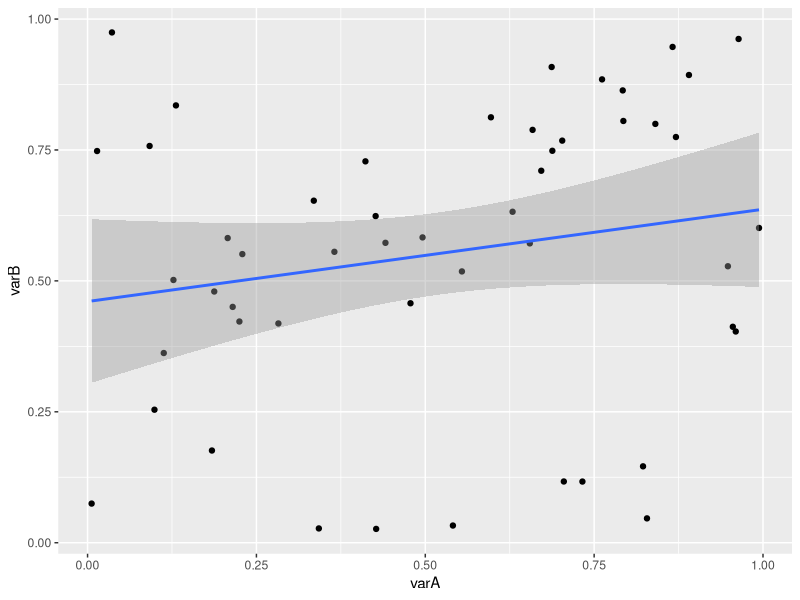
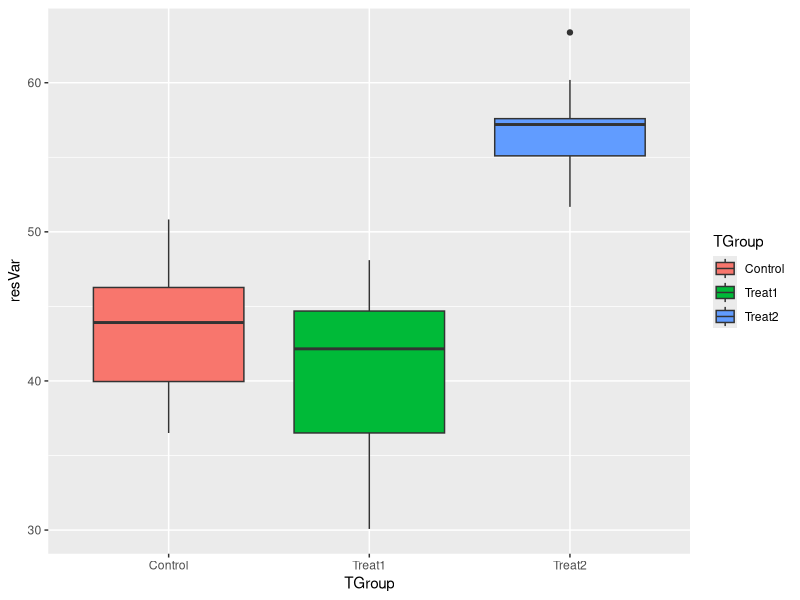
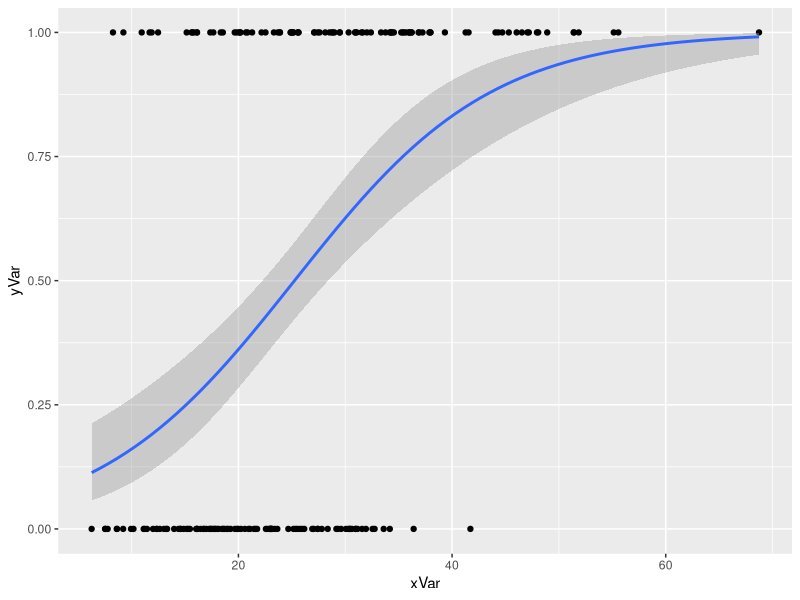
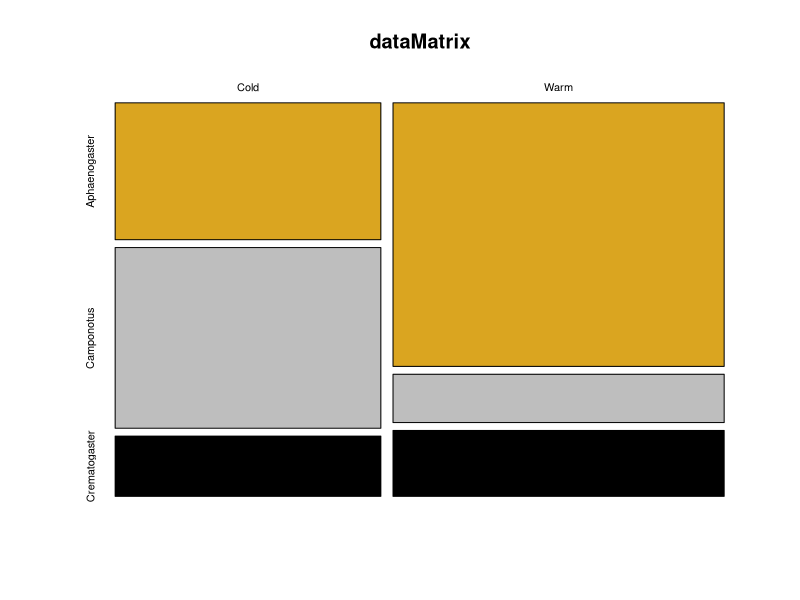
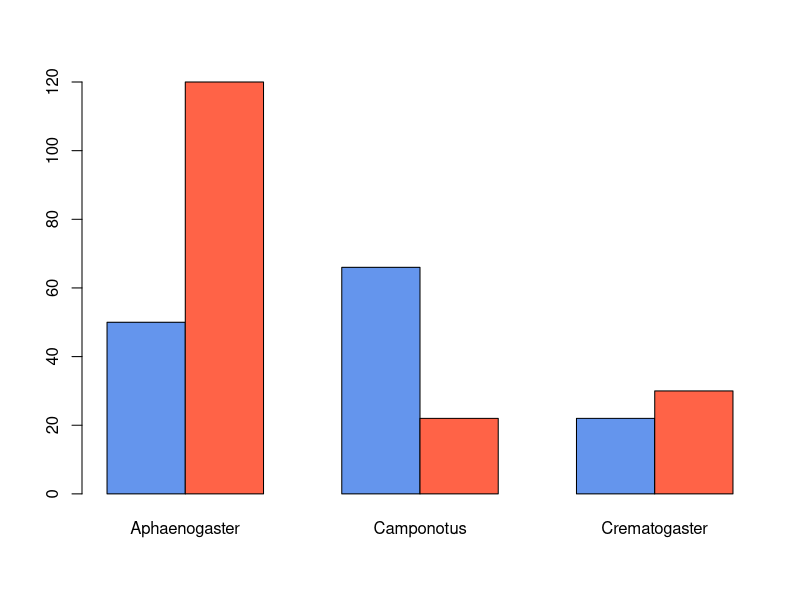
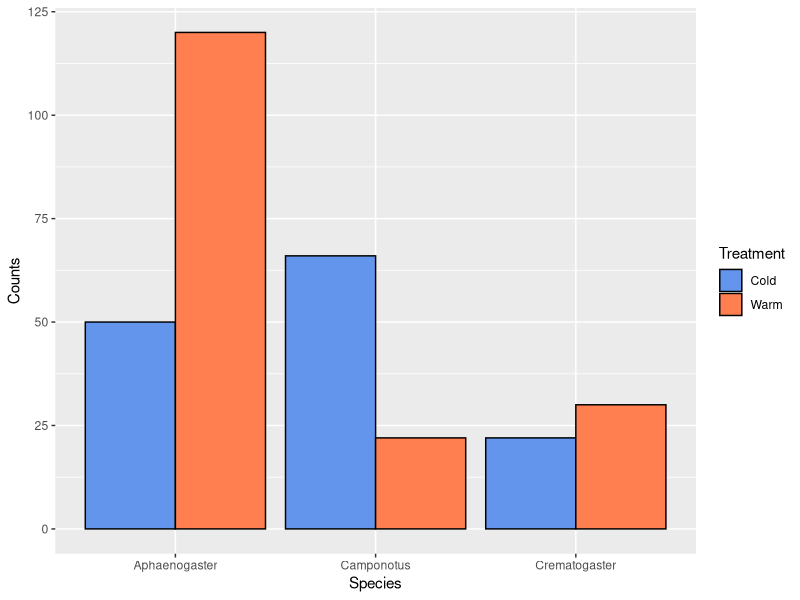

Write the R code that produced these figures, in order.
## ---- chunk 1
knitr::opts_chunk$set(echo = TRUE,eval=FALSE)
## ---- chunk 2
library(tidyverse)

## ---- chunk 3
n = 50  # number of observations (rows)


varA <- runif(n) # random uniform values (independent)
varB <- runif(n) # a second random column (dependent)
varC <- 5.5 + varA*10 # a noisy linear relationship with varA
ID <- seq_len(n) # creates a sequence from 1:n (if n > 0!)
regData <- data.frame(ID,varA,varB,varC)
head(regData)
str(regData)
## ---- chunk 4
# model
regModel <- lm(varB~varA,data=regData)

# model output
regModel # printed output is sparse
str(regModel) # complicated, but has "coefficients"
head(regModel$residuals) # contains residuals

# 'summary' of model has elements
summary(regModel) # 
summary(regModel)$coefficients
str(summary(regModel))

# best to examine entire matrix of coefficients:
summary(regModel)$coefficients[] #shows all

# can pull results from this, but a little wordy
summary(regModel)$coefficients[1,4]   #p value for intercept
summary(regModel)$coefficients["(Intercept)","Pr(>|t|)"] # uggh


# alternatively unfurl this into a 1D atomic vector with names
z <- unlist(summary(regModel))
str(z)
z
z$coefficients7

# grab what we need and put into a tidy  list

regSum <- list(intercept=z$coefficients1,
               slope=z$coefficients2,
               interceptP=z$coefficients7,
               slopeP=z$coefficients8,
               r2=z$r.squared)

# much easier to query and use
print(regSum)
regSum$r2
regSum[[5]]

## ---- chunk 5
regPlot <- ggplot(data=regData,aes(x=varA,y=varB)) +
           geom_point() +
           stat_smooth(method=lm,se=0.99) # default se=0.95 
print(regPlot)
# ggsave(filename="Plot1.pdf",plot=regPlot,device="pdf")
## ---- chunk 6
nGroup <- 3 # number of treatment groups
nName <- c("Control","Treat1", "Treat2") # names of groups
nSize <- c(12,17,9) # number of observations in each group
nMean <- c(40,41,60) # mean of each group
nSD <- c(5,5,5) # standardd deviation of each group

ID <- 1:(sum(nSize)) # id vector for each row
resVar <- c(rnorm(n=nSize[1],mean=nMean[1],sd=nSD[1]),
            rnorm(n=nSize[2],mean=nMean[2],sd=nSD[2]),
            rnorm(n=nSize[3],mean=nMean[3],sd=nSD[3]))
TGroup <- rep(nName,nSize)
ANOdata <- data.frame(ID,TGroup,resVar)
str(ANOdata)
## ---- chunk 7
ANOmodel <- aov(resVar~TGroup,data=ANOdata)
print(ANOmodel)
print(summary(ANOmodel))
z <- summary(ANOmodel)
str(z)
aggregate(resVar~TGroup,data=ANOdata,FUN=mean)
unlist(z)
unlist(z)[7]
ANOsum <- list(Fval=unlist(z)[7],probF=unlist(z)[9])
ANOsum


## ---- chunk 8
ANOPlot <- ggplot(data=ANOdata,aes(x=TGroup,y=resVar,fill=TGroup)) +
           geom_boxplot()
print(ANOPlot)
# ggsave(filename="Plot2.pdf",plot=ANOPlot,device="pdf")
## ---- chunk 9

xVar <- sort(rgamma(n=200,shape=5,scale=5))
yVar <- sample(rep(c(1,0),each=100),prob=seq_len(200))
lRegData <- data.frame(xVar,yVar)

## ---- chunk 10
lRegModel <- glm(yVar ~ xVar,
                 data=lRegData,
                 family=binomial(link=logit))
summary(lRegModel)
summary(lRegModel)$coefficients

## ---- chunk 11
lRegPlot <- ggplot(data=lRegData, aes(x=xVar,y=yVar)) +
            geom_point() +
            stat_smooth(method=glm, method.args=list(family=binomial))
print(lRegPlot)
   
## ---- chunk 12
# integer counts of different data groups
vec1 <- c(50,66,22)
vec2 <- c(120,22,30)
dataMatrix <- rbind(vec1,vec2)
rownames(dataMatrix) <- c("Cold","Warm")
colnames(dataMatrix) <-c("Aphaenogaster",
                         "Camponotus",
                         "Crematogaster")
str(dataMatrix)
## ---- chunk 13
print(chisq.test(dataMatrix))
## ---- chunk 14
# some simple plots using baseR
mosaicplot(x=dataMatrix,
           col=c("goldenrod","grey","black"),
           shade=FALSE)
barplot(height=dataMatrix,
        beside=TRUE,
        col=c("cornflowerblue","tomato"))


dFrame <- as.data.frame(dataMatrix)
dFrame <- cbind(dFrame,list(Treatment=c("Cold","Warm")))
dFrame <- gather(dFrame,key=Species,Aphaenogaster:Crematogaster,value=Counts) 

p <- ggplot(data=dFrame,aes(x=Species,y=Counts,fill=Treatment)) + geom_bar(stat="identity",position="dodge",color=I("black")) +
  scale_fill_manual(values=c("cornflowerblue","coral"))
print(p)
